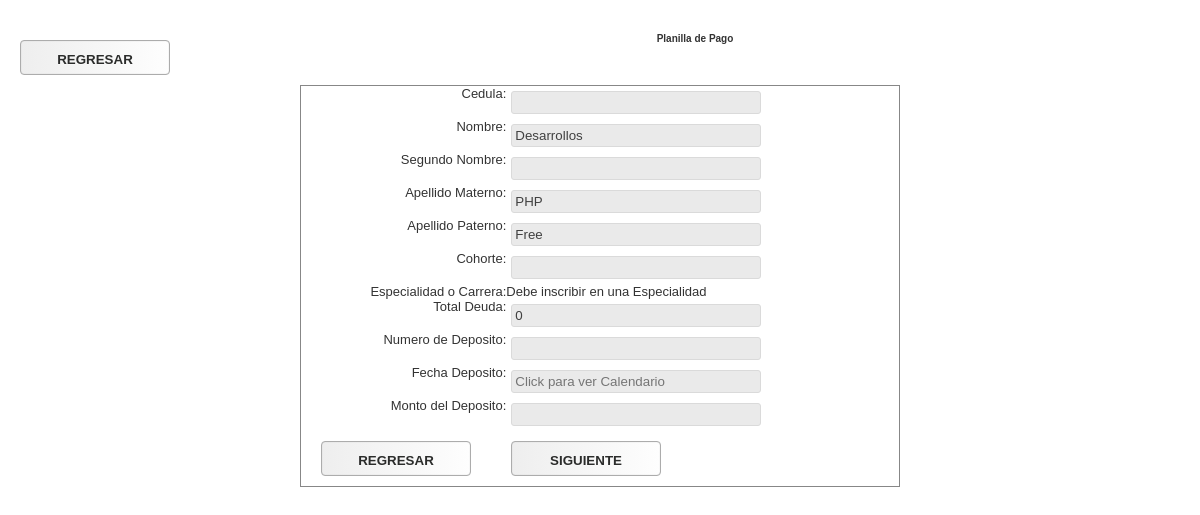
Page /pagos2.php on the committed database.
### tables this page shows
CREATE TABLE IF NOT EXISTS `alumno` (
  `idalumno` int(10) unsigned NOT NULL,
  `cedula` varchar(10) NOT NULL,
  `pais` varchar(100) NOT NULL,
  `pasaporte` int(20) NOT NULL,
  `nombre` varchar(45) NOT NULL,
  `segundo_nombre` varchar(50) NOT NULL,
  `apellido_paterno` varchar(45) NOT NULL,
  `apellido_materno` varchar(45) NOT NULL,
  `etnia` varchar(20) NOT NULL,
  `correo` varchar(45) NOT NULL,
  `fecha_nac` date NOT NULL,
  `estado_civil` varchar(10) NOT NULL,
  `sexo` varchar(10) NOT NULL,
  `estado` varchar(100) NOT NULL,
  `ciudad` varchar(100) NOT NULL,
  `municipio` varchar(100) NOT NULL,
  `parroquia` varchar(100) NOT NULL,
  `direccion` varchar(100) NOT NULL,
  `telefono` varchar(12) NOT NULL,
  `telef_habitacion` varchar(12) NOT NULL,
  `telef_oficina` varchar(12) NOT NULL,
  `especialidad` varchar(10) NOT NULL,
  `fecha _inscripcion` date NOT NULL,
  `titulo` varchar(100) NOT NULL,
  `universidad` varchar(100) NOT NULL,
  `trabajo` varchar(100) NOT NULL,
  `ano_servicio` varchar(3) NOT NULL,
  `tipo_org` varchar(10) NOT NULL,
  `observacion` varchar(1000) NOT NULL,
  `nro_deposito` int(11) NOT NULL,
  `fecha_deposito` date NOT NULL,
  `monto_deposito` decimal(11,0) NOT NULL,
  `nro_deposito2` int(11) NOT NULL,
  `fecha_deposito2` varchar(10) NOT NULL,
  `monto_deposito2` decimal(11,0) NOT NULL,
  `modo_ingreso` varchar(12) NOT NULL,
  `cohorte` varchar(7) NOT NULL
);

### pagos2.php (the view, shortened to what this page needs)
<link href="css/main.css" rel="stylesheet" type="text/css"/>
<link href="css/tablas.css" rel="stylesheet" type="text/css" />
<link href="css/Estilo_Error.css" rel="stylesheet" type="text/css" />
<link rel="stylesheet" type="text/css" href="calendario/tcal.css" />
 <link rel="stylesheet" type="text/css" href="css/default.css" />
  <link rel="stylesheet" type="text/css" href="css/jquery-ui-1.7.2.custom.css" />
  <?php
            include('config.php');
      $cedula1 = $_POST['cedula1'];
      $cedula2 = $_POST['cedula2'];
      $cohorte = $_POST['cohorte'];
    $a    = $cedula1.$cedula2;
    $sqlx = "SELECT * FROM alumno WHERE cedula='{$a}'";
      $rsx  = mysql_query($sqlx,$conexion);
      if(mysql_num_rows($rsx)!=0){
        $rowx = mysql_fetch_assoc($rsx);
      }
   ?>
<input type="button" style="cursor: pointer;" class="boot" onclick="javascript:window.history.back();" value="REGRESAR" />
  <center>
    <form method="post" action="registropago.php">
     <center><strong>Planilla de Pago </strong>
      <table width="50%" border="0" align="center"  class="down1">
      <tr>
      <td align="right">Cedula:</td>
      <td><span id="sprytextfield2">
      <input type="text" class="caja" name="cedula" id="cedula" value="<?php echo $rowx['cedula']; ?>"readonly/>
      <span class="textfieldRequiredMsg"><img src="imagenes/error.gif" title="CAMPO VACIO"/></span></span></td>
      </tr>
      <tr>
      <td align="right">Nombre:</td>
      <td><span id="sprytextfield2">
      <input type="text" class="caja" name="nombre" id="id" value="<?php echo $rowx['nombre']; ?>"readonly/>
      <span class="textfieldRequiredMsg"><img src="imagenes/error.gif" title="CAMPO VACIO"/></span></span></td>
      </tr>
      <tr>
      <td align="right">Segundo Nombre:</td>
      <td><span id="sprytextfield2">
      <input type="text" class="caja" name="nombre2" id="id" value="<?php echo $rowx['segundo_nombre']; ?>"readonly/>
      <span class="textfieldRequiredMsg"><img src="imagenes/error.gif" title="CAMPO VACIO"/></span></span></td>
      </tr>
      <tr>
      <td align="right">Apellido Materno:</td>
      <td><span id="sprytextfield2">
      <input type="text" class="caja" name="apellido" id="id" value="<?php echo $rowx['apellido_paterno']; ?>"readonly/>
      <span class="textfieldRequiredMsg"><img src="imagenes/error.gif" title="CAMPO VACIO"/></span></span></td>
      </tr>
      <tr>
      <td align="right">Apellido Paterno:</td>
      <td><span id="sprytextfield2">
      <input type="text" class="caja" name="apellido2" id="id" value="<?php echo $rowx['apellido_materno']; ?>"readonly/>
      <span class="textfieldRequiredMsg"><img src="imagenes/error.gif" title="CAMPO VACIO"/></span></span></td>
      </tr>
    <form method="get" action="pagos2.php">
    <tr>
      <td align="right">Cohorte:</td>
      <td><span id="sprytextfield2">
      <input type="text" class="caja" name="cohorte" id="id" value="<?php echo $cohorte; ?>"readonly/>
      <span class="textfieldRequiredMsg"><img src="imagenes/error.gif" title="CAMPO VACIO"/></span></span></td>
      </tr>
    <tr>
    <td align="right">Especialidad o Carrera:</td>
    <td><span id="sprytextfield2">
    <?php
      $conn=mysqli_connect("localhost","root","","ejemplo") ;
      $consulta1="SELECT * FROM rel_alumno_curso WHERE idalumno LIKE '{$rowx['idalumno']}'";
      $resultado1=mysqli_query($conn,$consulta1);
      if($lista1=mysqli_fetch_array($resultado1)){
        $Especialidad=$lista1['cod_especialidad'];
        $consulta2="SELECT * FROM especialidad WHERE cod_especialidad='{$Especialidad}'";
        $resultado2=mysqli_query($conn,$consulta2);
        if($lista2=mysqli_fetch_array($resultado2)){
          echo "<input type='text'  value='".$lista2["especialidad"]."' class='caja'/>";
          echo "<input type='hidden'  value='".$Especialidad."' class='caja' name='especialidad'/>";
        }
      }else{
      echo "Debe inscribir en una Especialidad";
      }
    ?>
    <span class="textfieldRequiredMsg"><img src="imagenes/error.gif" title="CAMPO VACIO"/></span></span></td>
    </tr>
    <tr>
     <tr>
      <?php
      $costo = "";
      $total1 = "";
       $deuda = $total1-$costo;
                 ?>
        <td align="right">Total Deuda:</td>
        <td><span id="sprytextfield3">
          <input type="text" name="deuda" id="deuda" size="28" class="caja" value="<?php echo $deuda ?>" readonly />
        <span class="textfieldRequiredMsg"><img src="imagenes/error.gif" title="CAMPO VACIO"/></span></span></td>
        </tr>
        <td align="right">Numero de Deposito:</td>
        <td><span id="sprytextfield3">
          <input type="text" name="nro_deposito" id="nro_deposito" size="28" class="caja" pattern="[0-9]{6,8}" required />
        <span class="textfieldRequiredMsg"><img src="imagenes/error.gif" title="CAMPO VACIO"/></span></span></td>
        </tr>
        <tr>
        <td align="right">Fecha Deposito:</td>
        <td><span id="sprytextfield3">
          <input type="text" name="fecha_deposito" id="datepicker" readonly="readonly" size="12" class="caja" required placeholder="Click para ver Calendario"/>
        <span class="textfieldRequiredMsg"><img src="imagenes/error.gif" title="CAMPO VACIO"/></span></span></td>
        </tr>
        <tr>
        <td align="right">Monto del Deposito:</td>
        <td><span id="sprytextfield3">
          <input type="decimal" name="monto_deposito" id="monto_deposito" size="28" class="caja" required />
        <span class="textfieldRequiredMsg"><img src="imagenes/error.gif" title="CAMPO VACIO"/></span></span></td>
        </tr>
  <td colspan=2>
  <input type="button" style="cursor: pointer;" class="boot" onclick="javascript:window.history.back();" value="REGRESAR" />
  <input type="submit" style="cursor: pointer;"  class="boot"  name="guarda" value="SIGUIENTE" />
  </td>
  </table>
    </form>
  </center>

### css/main.css (style rules this page uses)
html, body, div, span, applet, object, iframe, h1, h2, h3, h4, h5, h6, p, blockquote, pre, a, abbr, acronym, address, big, cite, code, del, dfn, em, font, img, ins, kbd, q, s, samp, small, strike, strong, sub, sup, tt, var, b, u, i, center, dl, dt, dd, ol, ul, li, fieldset, form, label, legend, table, caption, tbody, tfoot, thead, tr, th, td { margin: 0; padding: 0; border: 0; outline: 0; font-size: 100%; vertical-align: top; background: transparent; }
table { border-collapse: collapse; border-spacing: 0; }
form { margin-top: 30px; }
.caja { display: inline-block; margin: 5px; border: 1px solid #dadada; background-color: #eaeaea; padding: 3px; color: #404040; width: 250px; -webkit-border-radius: 3px; -moz-border-radius: 3px; }
.down1 { border: 1px solid #878787; background: #FFFFFF; text-align: left ; font:Geneva, Arial, Helvetica, sans-serif; FONT-SIZE: 13px; clear: both; border-width: 1px; border-style: solid; margin: 0px; padding: 5px; background-repeat: no-repeat; background-position: 0px 50%; -webkit-border-radius: 5px; -moz-border-radius: 5px; }
.boot { background-color: #F3F3F3; border: 1px solid #ACACAC; -moz-box-shadow:inset 0px 0px 1px rgba(187,187,187,1); -webkit-box-shadow:inset 0px 0px 1px rgba(187,187,187,1); box-shadow:inset 0px 0px 1px rgba(187,187,187,1); background-image: -o-linear-gradient(90deg , rgb(238,238,238) 0%, rgb(254,254,254) 100%); background-image: -moz-linear-gradient(90deg , rgb(238,238,238) 0%, rgb(254,254,254) 100%); background-image: -webkit-linear-gradient(90deg , rgb(238,238,238) 0%, rgb(254,254,254) 100%); background-image: -ms-linear-gradient(90deg , rgb(238,238,238) 0%, rgb(254,254,254) 100%); background-image: linear-gradient(90deg , rgb(238,238,238) 0%, rgb(254,254,254) 100%); color: #2B2C2B; text-shadow: rgba(254,254,254,0.5) 0px 1px 0px; display: block; width: 150px; height: 35px; border-radius: 4px; text-align: center; line-height: 35px; text-decoration: none; font-family: 'Helvetica'; font-weight: bold; font-size: 10pt; float: left; margin: 10px 20px; }

### css/default.css (style rules this page uses)
html, body, div, span, applet, object, iframe, h1, h2, h3, h4, h5, h6, p, blockquote, pre, a, abbr, acronym, address, big, cite, code, del, dfn, em, font, img, ins, kbd, q, s, samp, small, strike, strong, sub, sup, tt, var, b, u, i, center, dl, dt, dd, ol, ul, li, fieldset, form, label, legend, table, caption, tbody, tfoot, thead, tr, th, td { margin: 0; padding: 0; border: 0; outline: 0; font-size: 100%; vertical-align: top; background: transparent; }
table { border-collapse: collapse; border-spacing: 0; }
form { margin-top: 30px; }

### rows in the picture
alumno: nombre "Desarrollos", apellido "PHP", apellido2 "Free"
